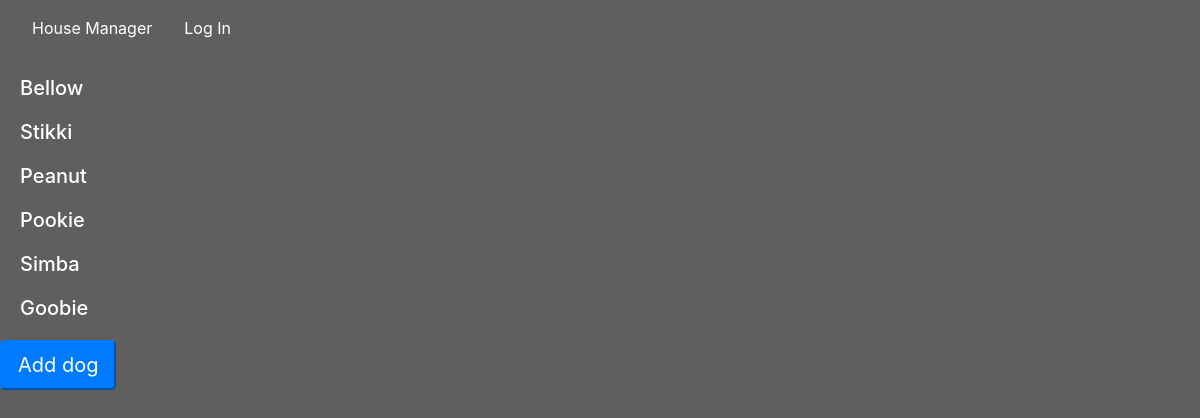
Page /dogs on the earlier database version.
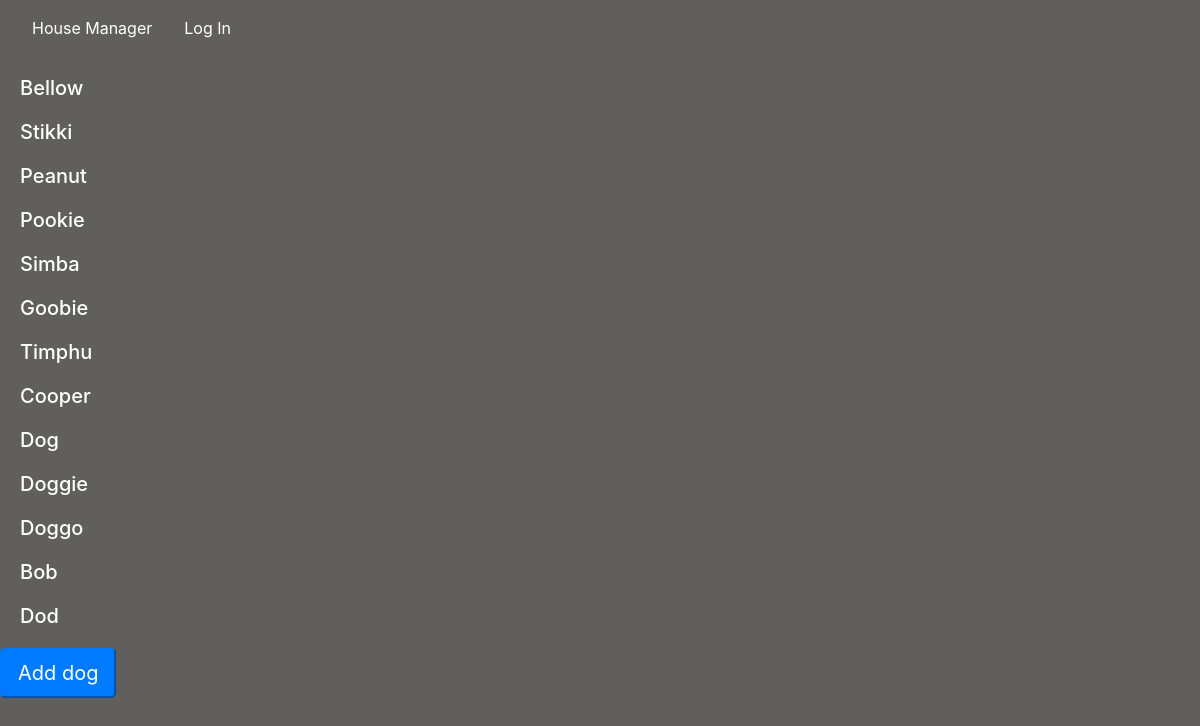
Same page on the later database version.
### housemanager/models.py (models this page shows, shortened)
class Dogs(models.Model):
    dog_name = models.CharField(max_length=200)
    dog_birthdate = models.DateField(auto_now=False, auto_now_add=False)
    dog_weight = models.IntegerField(default=0)

### housemanager/views.py (the view)
# urls.py: path("dogs", views.dogs, name="dogs"),
def dogs(request):
    dogs = Dogs.objects.all()
    todo = Todo.objects.all()
    return render(request, "housemanager/dogs.html", {
        "dogs": dogs,
        "todo": todo
    })

### housemanager/templates/housemanager/dogs.html (shortened to what this page needs)
{% extends "housemanager/layout.html" %}
{% load static %}
{% block body %}
<div id="dogs">
    <div id="dog_list">
        {% for dogs in dogs %}
            <h5><a href="{% url 'dog_name' dogs.dog_name %}">{{dogs.dog_name}}</a></h5>
        {% endfor %}
    </div>
    <button id="add_dog" class="btn-primary btn-lg">Add dog</button>
</div>
{% endblock %}

Differences in the rows shown:
added Dogs: dog_name "Timphu"
added Dogs: dog_name "Cooper"
added Dogs: dog_name "Dog"
added Dogs: dog_name "Doggie"
added Dogs: dog_name "Doggo"
added Dogs: dog_name "Bob"
added Dogs: dog_name "Dod"
